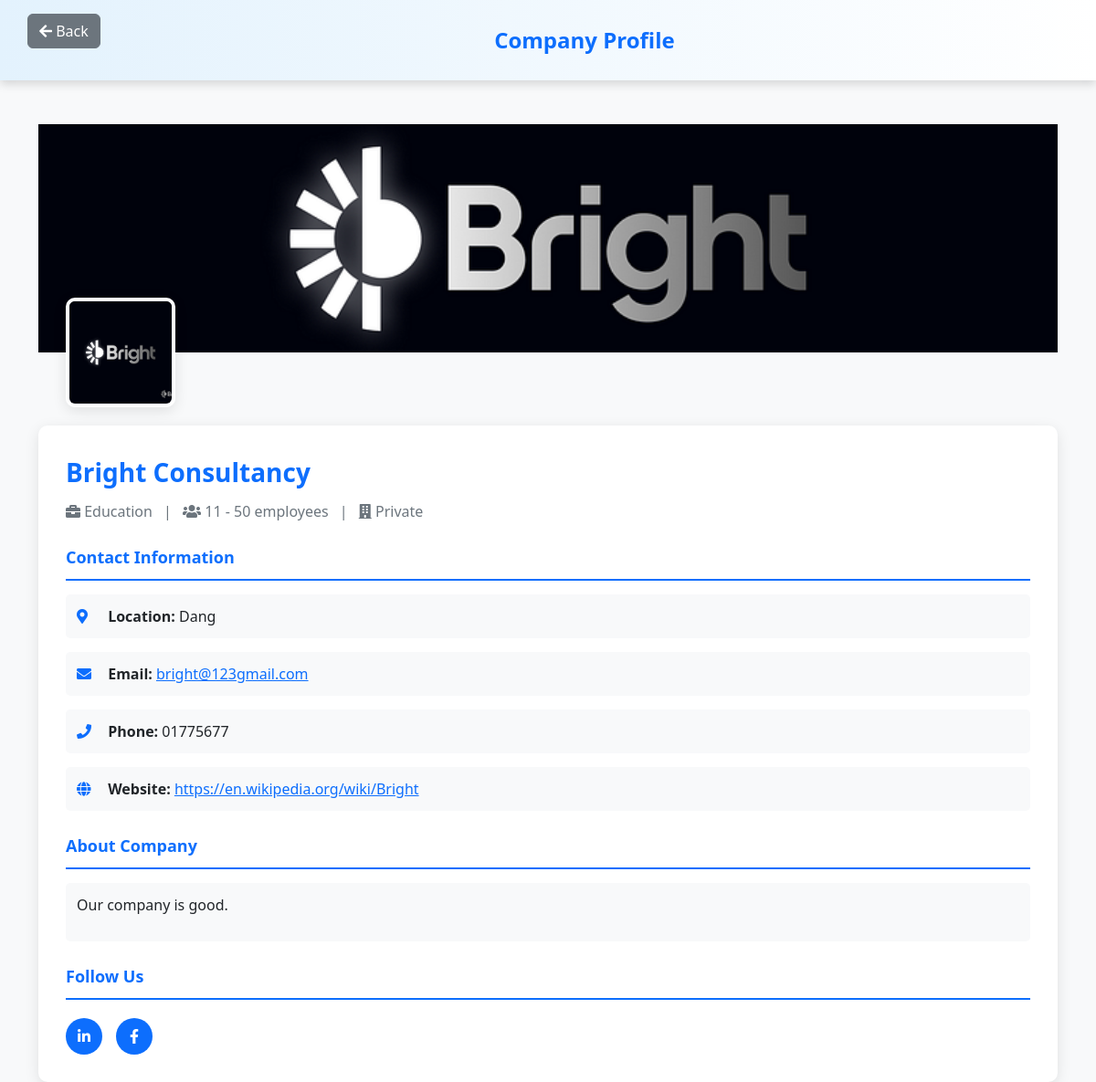
Screenshot of /hr-profile/14/ (signed in) with the database file from the repository.
### hr/models.py (models this page shows, shortened)
class RecruiterProfile(models.Model):
    INDUSTRY_CHOICES = (
        ('technology', 'Technology'),
        ('finance', 'Finance'),
        ('healthcare', 'Healthcare'),
        ('retail', 'Retail'),
        ('manufacturing', 'Manufacturing'),
        ('education', 'Education'),
        ('hospitality', 'Hospitality'),
        ('real_estate', 'Real Estate'),
        ('banking', 'Banking'),
        ('insurance', 'Insurance'),
        ('consulting', 'Consulting'),
        ('logistics', 'Logistics'),
        ('media', 'Media & Entertainment'),
        ('other', 'Other'),
    )
    EMPLOYEE_SIZE_CHOICES = (
        ('1-10', '1 - 10 employees'),
        ('11-50', '11 - 50 employees'),
        ('51-200', '51 - 200 employees'),
        ('201-500', '201 - 500 employees'),
        ('501-1000', '501 - 1000 employees'),
        ('1000+', '1000+ employees'),
    )
    COMPANY_TYPE_CHOICES = (
        ('private', 'Private'),
        ('public', 'Public'),
        ('ngo', 'NGO'),
        ('startup', 'Startup'),
        ('government', 'Government'),
    )
    user = models.OneToOneField(User, on_delete=models.CASCADE)
    company_name = models.CharField(max_length=200)
    company_logo = models.ImageField(upload_to='hr_logos/', null=True, blank=True)
    cover_image = models.ImageField(upload_to='hr_covers/', null=True, blank=True)
    industry = models.CharField(max_length=50, choices=INDUSTRY_CHOICES)
    company_type = models.CharField(max_length=20, choices=COMPANY_TYPE_CHOICES, default='private')
    employee_size = models.CharField(max_length=20, choices=EMPLOYEE_SIZE_CHOICES)
    email = models.EmailField()
    phone_number = models.CharField(max_length=20, null=True, blank=True)
    website = models.URLField(null=True, blank=True)
    location = models.CharField(max_length=200)
    about_company = models.TextField(help_text="Describe your company")
    linkedin_url = models.URLField(null=True, blank=True)
    facebook_url = models.URLField(null=True, blank=True)
    twitter_url = models.URLField(null=True, blank=True)
    instagram_url = models.URLField(null=True, blank=True)
    created_at = models.DateTimeField(auto_now_add=True)
    updated_at = models.DateTimeField(auto_now=True)
    class Meta:
        db_table = 'hr_hrprofile'
        verbose_name = "Recruiter Profile"
        verbose_name_plural = "Recruiter Profiles"

### candidate/views.py (the view)
# urls.py: path("hr-profile/<int:user_id>/", views.view_hr_profile, name='view_hr_profile'),
@login_required(login_url='login_user')
def view_hr_profile(request, user_id):
    hr_user = get_object_or_404(User, id=user_id) # Retrieve the HR user with the given user_id , If no such user exists, return a 404 error page automatically.
    try:
        profile = RecruiterProfile.objects.get(user=hr_user)
    except RecruiterProfile.DoesNotExist:
        return render(request, '404.html', {'message': 'Company profile not found'}, status=404)
    context = {
        'profile': profile,
        'hr_user': hr_user,
    }
    return render(request, 'candidate/view_hr_profile.html', context)

### candidate/templates/candidate/view_hr_profile.html (shortened to what this page needs)
<!DOCTYPE html>
<html lang="en">
<head>
    <link href="https://cdn.jsdelivr.net/npm/bootstrap@5.3.8/dist/css/bootstrap.min.css" rel="stylesheet">
    <link rel="stylesheet" href="https://cdnjs.cloudflare.com/ajax/libs/font-awesome/5.15.3/css/all.min.css">
</head>
<body>
<div class="top-bar">
    <div class="d-flex justify-content-between align-items-center">
        <a href="javascript:history.back()" class="btn btn-secondary back-button">
            <i class="fas fa-arrow-left"></i> Back
        </a>
        <h4 style="color: #0d6efd; margin: 0; font-weight: 600;">Company Profile</h4>
    </div>
</div>
<div class="container mt-5">
    <div class="profile-header">
        {% if profile.cover_image %}
            <img src="{{ profile.cover_image.url }}" alt="Cover Image" class="cover-image">
        {% else %}
            <div class="cover-image"></div>
        {% endif %}
        {% if profile.company_logo %}
            <img src="{{ profile.company_logo.url }}" alt="Company Logo" class="company-logo">
        {% else %}
            <div class="company-logo" style="background: #e9ecef; display: flex; align-items: center; justify-content: center;">
                <i class="fas fa-building" style="font-size: 50px; color: #adb5bd;"></i>
            </div>
        {% endif %}
    </div>
    <div class="profile-card">
        <div class="company-name">{{ profile.company_name }}</div>
        <div class="company-meta">
            <i class="fas fa-briefcase"></i> {{ profile.get_industry_display }}
            <span class="mx-2">|</span>
            <i class="fas fa-users"></i> {{ profile.get_employee_size_display }}
            <span class="mx-2">|</span>
            <i class="fas fa-building"></i> {{ profile.get_company_type_display }}
        </div>
        <div class="section-title">Contact Information</div>
        <div class="info-item">
            <i class="fas fa-map-marker-alt"></i>
            <strong>Location:</strong> {{ profile.location }}
        </div>
        <div class="info-item">
            <i class="fas fa-envelope"></i>
            <strong>Email:</strong> <a href="mailto:{{ profile.email }}">{{ profile.email }}</a>
        </div>
        {% if profile.phone_number %}
        <div class="info-item">
            <i class="fas fa-phone"></i>
            <strong>Phone:</strong> {{ profile.phone_number }}
        </div>
        {% endif %}
        {% if profile.website %}
        <div class="info-item">
            <i class="fas fa-globe"></i>
            <strong>Website:</strong> <a href="{{ profile.website }}" target="_blank">{{ profile.website }}</a>
        </div>
        {% endif %}
        <div class="section-title">About Company</div>
        <div class="info-item">
            <p>{{ profile.about_company }}</p>
        </div>
        {% if profile.linkedin_url or profile.facebook_url or profile.twitter_url or profile.instagram_url %}
        <div class="section-title">Follow Us</div>
        <div class="social-links">
            {% if profile.linkedin_url %}
            <a href="{{ profile.linkedin_url }}" target="_blank" title="LinkedIn">
                <i class="fab fa-linkedin-in"></i>
            </a>
            {% endif %}
            {% if profile.facebook_url %}
            <a href="{{ profile.facebook_url }}" target="_blank" title="Facebook">
                <i class="fab fa-facebook-f"></i>
            </a>
            {% endif %}
        </div>
        {% endif %}
    </div>
</div>
</body>
</html>

### candidate/templates/candidate/view_hr_profile.html (style rules this page uses)
body { background: #f8f9fa; font-family: 'Segoe UI', Tahoma, Geneva, Verdana, sans-serif; }
.top-bar { background: linear-gradient(90deg, #e3f2fd, #ffffff); padding: 15px 30px; box-shadow: 0 4px 10px rgba(0,0,0,0.15); }
.cover-image { width: 100%; height: 250px; object-fit: cover; background: linear-gradient(135deg, #0d6efd, #0dcaf0); }
.profile-header { position: relative; margin-bottom: 30px; }
.company-logo { width: 120px; height: 120px; border-radius: 10px; border: 4px solid white; object-fit: cover; position: absolute; bottom: -60px; left: 30px; box-shadow: 0 4px 15px rgba(0,0,0,0.1); }
.profile-card { background: white; border-radius: 10px; box-shadow: 0 4px 15px rgba(0,0,0,0.1); padding: 30px; margin-top: 80px; }
.company-name { color: #0d6efd; font-size: 28px; font-weight: 600; margin-bottom: 10px; }
.company-meta { color: #6c757d; margin-bottom: 20px; }
.section-title { color: #0d6efd; font-size: 18px; font-weight: 600; margin-top: 25px; margin-bottom: 15px; padding-bottom: 10px; border-bottom: 2px solid #0d6efd; }
.info-item { margin-bottom: 15px; padding: 12px; background: #f8f9fa; border-radius: 5px; }
.info-item i { color: #0d6efd; margin-right: 10px; width: 20px; }
.social-links { margin-top: 20px; display: flex; gap: 15px; flex-wrap: wrap; }
.social-links a { display: inline-flex; align-items: center; justify-content: center; width: 40px; height: 40px; background: #0d6efd; color: white; border-radius: 50%; text-decoration: none; transition: background-color 0.3s; }
.back-button { margin-bottom: 20px; }

### rows the page displays
RecruiterProfile: cover_image (picture), company_logo (picture), company_name "Bright Consultancy", industry "Education", employee_size "11 - 50 employees", company_type "Private", location "Dang", email "bright@123gmail.com", phone_number "01775677", website "https://en.wikipedia.org/wiki/Bright", about_company "Our company is good."
